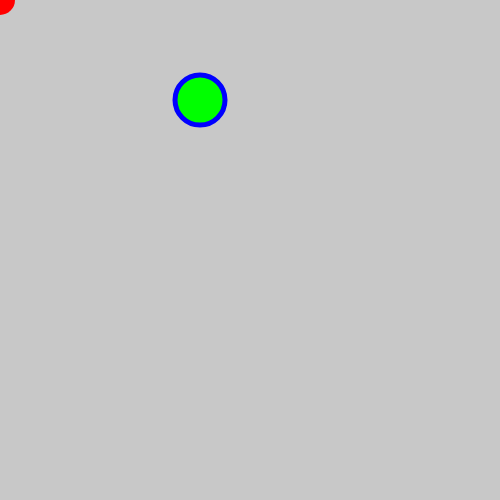
Frame 1 (no input)
Frame 60 (no input): identical to frame 1, image omitted
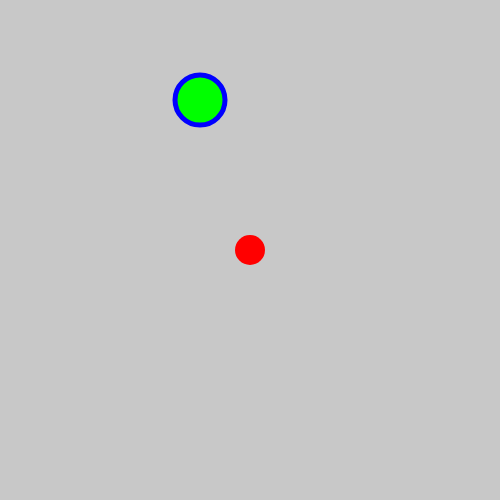
Frame 120 (the mouse pressed at the canvas centre since frame 60)

The p5.js sketch that drew these frames (run headless with seeded random() and noise() and a simulated clock; from frame 60 on, the mouse is pressed at the canvas centre):

// p5.js sketch
// ── sketch.js
// Coordinate System and User Events
// Junyu
// Feb 6, 2025
// Not run-to-complettion, but interactive programs...


function setup() {
  // run Once, at the very beginning....
  createCanvas(500, 500);
}

function draw() {
  // draw Loop, repeats over and over forever...
  // - target of 60 frames per second
  // A new image is drawn at the bottom of the loop 
  background(200);
  twoCircle();
  
}

function Circle_1(){
  fill(0,255,0);
}







function twoCircle(){
  fill(0,255,0); // green fill
  stroke(0,0,255); // blue outline
  strokeWeight(5); // thickness of line:5
  circle(200, 100, 50);

  noStroke(); // turns off outlines
  fill(255,0,0); //red fill
  circle(mouseX, mouseY, 30);
  // secret calculated delay()
  // screen updates at the end of loop
}
